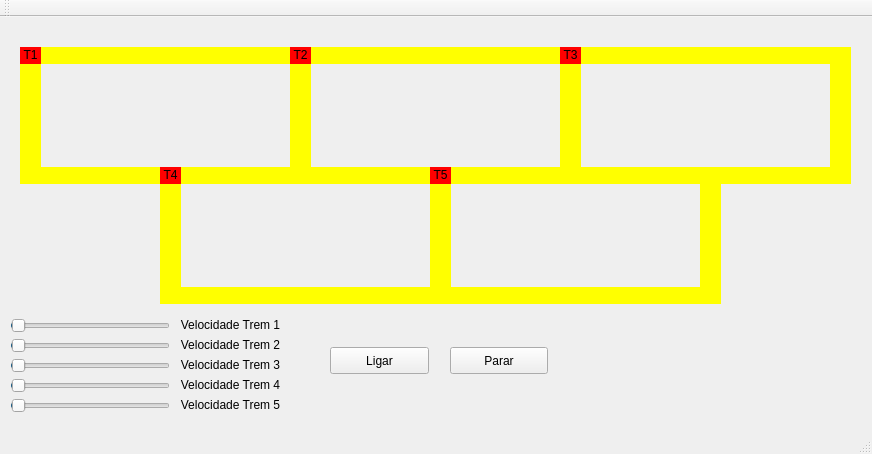
<?xml version="1.0" encoding="UTF-8"?>
<ui version="4.0">
 <class>MainWindow</class>
 <widget class="QMainWindow" name="MainWindow">
  <property name="geometry">
   <rect>
    <x>0</x>
    <y>0</y>
    <width>872</width>
    <height>454</height>
   </rect>
  </property>
  <property name="windowTitle">
   <string>MainWindow</string>
  </property>
  <widget class="QWidget" name="centralWidget">
   <widget class="QLabel" name="label_trem1">
    <property name="geometry">
     <rect>
      <x>20</x>
      <y>30</y>
      <width>21</width>
      <height>17</height>
     </rect>
    </property>
    <property name="styleSheet">
     <string notr="true">QLabel { background: red}</string>
    </property>
    <property name="text">
     <string>&lt;html&gt;&lt;head/&gt;&lt;body&gt;&lt;p align=&quot;center&quot;&gt;T1&lt;/p&gt;&lt;/body&gt;&lt;/html&gt;</string>
    </property>
   </widget>
   <widget class="QLabel" name="label_trilho1">
    <property name="geometry">
     <rect>
      <x>40</x>
      <y>30</y>
      <width>250</width>
      <height>17</height>
     </rect>
    </property>
    <property name="styleSheet">
     <string notr="true">QLabel { background: yellow}</string>
    </property>
    <property name="text">
     <string/>
    </property>
   </widget>
   <widget class="QLabel" name="label_trilho2">
    <property name="geometry">
     <rect>
      <x>40</x>
      <y>150</y>
      <width>250</width>
      <height>17</height>
     </rect>
    </property>
    <property name="styleSheet">
     <string notr="true">QLabel { background: yellow}</string>
    </property>
    <property name="text">
     <string/>
    </property>
   </widget>
   <widget class="QLabel" name="label_trilho3">
    <property name="geometry">
     <rect>
      <x>290</x>
      <y>30</y>
      <width>21</width>
      <height>137</height>
     </rect>
    </property>
    <property name="styleSheet">
     <string notr="true">QLabel { background: yellow}</string>
    </property>
    <property name="text">
     <string/>
    </property>
   </widget>
   <widget class="QLabel" name="label_trilho4">
    <property name="geometry">
     <rect>
      <x>20</x>
      <y>30</y>
      <width>21</width>
      <height>137</height>
     </rect>
    </property>
    <property name="styleSheet">
     <string notr="true">QLabel { background: yellow}</string>
    </property>
    <property name="text">
     <string/>
    </property>
   </widget>
   <widget class="QPushButton" name="pushButton">
    <property name="geometry">
     <rect>
      <x>330</x>
      <y>330</y>
      <width>99</width>
      <height>27</height>
     </rect>
    </property>
    <property name="text">
     <string>Ligar</string>
    </property>
   </widget>
   <widget class="QPushButton" name="pushButton_2">
    <property name="geometry">
     <rect>
      <x>450</x>
      <y>330</y>
      <width>98</width>
      <height>27</height>
     </rect>
    </property>
    <property name="text">
     <string>Parar</string>
    </property>
   </widget>
   <widget class="QLabel" name="label_trilho4_2">
    <property name="geometry">
     <rect>
      <x>560</x>
      <y>30</y>
      <width>21</width>
      <height>137</height>
     </rect>
    </property>
    <property name="styleSheet">
     <string notr="true">QLabel { background: yellow}</string>
    </property>
    <property name="text">
     <string/>
    </property>
   </widget>
   <widget class="QLabel" name="label_trilho1_2">
    <property name="geometry">
     <rect>
      <x>310</x>
      <y>30</y>
      <width>250</width>
      <height>17</height>
     </rect>
    </property>
    <property name="styleSheet">
     <string notr="true">QLabel { background: yellow}</string>
    </property>
    <property name="text">
     <string/>
    </property>
   </widget>
   <widget class="QLabel" name="label_trilho2_2">
    <property name="geometry">
     <rect>
      <x>310</x>
      <y>150</y>
      <width>250</width>
      <height>17</height>
     </rect>
    </property>
    <property name="styleSheet">
     <string notr="true">QLabel { background: yellow}</string>
    </property>
    <property name="text">
     <string/>
    </property>
   </widget>
   <widget class="QLabel" name="label_trem2">
    <property name="geometry">
     <rect>
      <x>290</x>
      <y>30</y>
      <width>21</width>
      <height>17</height>
     </rect>
    </property>
    <property name="styleSheet">
     <string notr="true">QLabel { background: red}</string>
    </property>
    <property name="text">
     <string>&lt;html&gt;&lt;head/&gt;&lt;body&gt;&lt;p align=&quot;center&quot;&gt;T2&lt;/p&gt;&lt;/body&gt;&lt;/html&gt;</string>
    </property>
   </widget>
   <widget class="QLabel" name="label_trilho1_3">
    <property name="geometry">
     <rect>
      <x>580</x>
      <y>30</y>
      <width>250</width>
      <height>17</height>
     </rect>
    </property>
    <property name="styleSheet">
     <string notr="true">QLabel { background: yellow}</string>
    </property>
    <property name="text">
     <string/>
    </property>
   </widget>
   <widget class="QLabel" name="label_trilho2_3">
    <property name="geometry">
     <rect>
      <x>580</x>
      <y>150</y>
      <width>250</width>
      <height>17</height>
     </rect>
    </property>
    <property name="styleSheet">
     <string notr="true">QLabel { background: yellow}</string>
    </property>
    <property name="text">
     <string/>
    </property>
   </widget>
   <widget class="QLabel" name="label_trilho4_3">
    <property name="geometry">
     <rect>
      <x>830</x>
      <y>30</y>
      <width>21</width>
      <height>137</height>
     </rect>
    </property>
    <property name="styleSheet">
     <string notr="true">QLabel { background: yellow}</string>
    </property>
    <property name="text">
     <string/>
    </property>
   </widget>
   <widget class="QLabel" name="label_trem3">
    <property name="geometry">
     <rect>
      <x>560</x>
      <y>30</y>
      <width>21</width>
      <height>17</height>
     </rect>
    </property>
    <property name="styleSheet">
     <string notr="true">QLabel { background: red}</string>
    </property>
    <property name="text">
     <string>&lt;html&gt;&lt;head/&gt;&lt;body&gt;&lt;p align=&quot;center&quot;&gt;T3&lt;/p&gt;&lt;/body&gt;&lt;/html&gt;</string>
    </property>
   </widget>
   <widget class="QLabel" name="label_trilho5">
    <property name="geometry">
     <rect>
      <x>160</x>
      <y>150</y>
      <width>21</width>
      <height>137</height>
     </rect>
    </property>
    <property name="styleSheet">
     <string notr="true">QLabel { background: yellow}</string>
    </property>
    <property name="text">
     <string/>
    </property>
   </widget>
   <widget class="QLabel" name="label_trilho8">
    <property name="geometry">
     <rect>
      <x>450</x>
      <y>270</y>
      <width>250</width>
      <height>17</height>
     </rect>
    </property>
    <property name="styleSheet">
     <string notr="true">QLabel { background: yellow}</string>
    </property>
    <property name="text">
     <string/>
    </property>
   </widget>
   <widget class="QLabel" name="label_trilho7">
    <property name="geometry">
     <rect>
      <x>430</x>
      <y>150</y>
      <width>21</width>
      <height>137</height>
     </rect>
    </property>
    <property name="styleSheet">
     <string notr="true">QLabel { background: yellow}</string>
    </property>
    <property name="text">
     <string/>
    </property>
   </widget>
   <widget class="QLabel" name="label_trilho6">
    <property name="geometry">
     <rect>
      <x>180</x>
      <y>270</y>
      <width>250</width>
      <height>17</height>
     </rect>
    </property>
    <property name="styleSheet">
     <string notr="true">QLabel { background: yellow}</string>
    </property>
    <property name="text">
     <string/>
    </property>
   </widget>
   <widget class="QLabel" name="label_trilho9">
    <property name="geometry">
     <rect>
      <x>700</x>
      <y>150</y>
      <width>21</width>
      <height>137</height>
     </rect>
    </property>
    <property name="styleSheet">
     <string notr="true">QLabel { background: yellow}</string>
    </property>
    <property name="text">
     <string/>
    </property>
   </widget>
   <widget class="QLabel" name="label_trem4">
    <property name="geometry">
     <rect>
      <x>160</x>
      <y>150</y>
      <width>21</width>
      <height>17</height>
     </rect>
    </property>
    <property name="styleSheet">
     <string notr="true">QLabel { background: red}</string>
    </property>
    <property name="text">
     <string>&lt;html&gt;&lt;head/&gt;&lt;body&gt;&lt;p align=&quot;center&quot;&gt;T4&lt;/p&gt;&lt;/body&gt;&lt;/html&gt;</string>
    </property>
   </widget>
   <widget class="QLabel" name="label_trem5">
    <property name="geometry">
     <rect>
      <x>430</x>
      <y>150</y>
      <width>21</width>
      <height>17</height>
     </rect>
    </property>
    <property name="styleSheet">
     <string notr="true">QLabel { background: red}</string>
    </property>
    <property name="text">
     <string>&lt;html&gt;&lt;head/&gt;&lt;body&gt;&lt;p align=&quot;center&quot;&gt;T5&lt;/p&gt;&lt;/body&gt;&lt;/html&gt;</string>
    </property>
   </widget>
   <widget class="QSlider" name="veloControlTrem1">
    <property name="geometry">
     <rect>
      <x>10</x>
      <y>300</y>
      <width>160</width>
      <height>17</height>
     </rect>
    </property>
    <property name="minimum">
     <number>0</number>
    </property>
    <property name="maximum">
     <number>100</number>
    </property>
    <property name="sliderPosition">
     <number>1</number>
    </property>
    <property name="orientation">
     <enum>Qt::Horizontal</enum>
    </property>
    <property name="invertedControls">
     <bool>false</bool>
    </property>
   </widget>
   <widget class="QLabel" name="label">
    <property name="geometry">
     <rect>
      <x>170</x>
      <y>300</y>
      <width>121</width>
      <height>16</height>
     </rect>
    </property>
    <property name="text">
     <string>&lt;html&gt;&lt;head/&gt;&lt;body&gt;&lt;p align=&quot;center&quot;&gt;Velocidade Trem 1&lt;/p&gt;&lt;/body&gt;&lt;/html&gt;</string>
    </property>
   </widget>
   <widget class="QLabel" name="label_2">
    <property name="geometry">
     <rect>
      <x>170</x>
      <y>320</y>
      <width>121</width>
      <height>16</height>
     </rect>
    </property>
    <property name="text">
     <string>&lt;html&gt;&lt;head/&gt;&lt;body&gt;&lt;p align=&quot;center&quot;&gt;Velocidade Trem 2&lt;/p&gt;&lt;/body&gt;&lt;/html&gt;</string>
    </property>
   </widget>
   <widget class="QSlider" name="veloControlTrem2">
    <property name="geometry">
     <rect>
      <x>10</x>
      <y>320</y>
      <width>160</width>
      <height>17</height>
     </rect>
    </property>
    <property name="minimum">
     <number>0</number>
    </property>
    <property name="maximum">
     <number>99</number>
    </property>
    <property name="sliderPosition">
     <number>1</number>
    </property>
    <property name="orientation">
     <enum>Qt::Horizontal</enum>
    </property>
   </widget>
   <widget class="QSlider" name="veloControlTrem3">
    <property name="geometry">
     <rect>
      <x>10</x>
      <y>340</y>
      <width>160</width>
      <height>17</height>
     </rect>
    </property>
    <property name="minimum">
     <number>0</number>
    </property>
    <property name="maximum">
     <number>99</number>
    </property>
    <property name="sliderPosition">
     <number>1</number>
    </property>
    <property name="orientation">
     <enum>Qt::Horizontal</enum>
    </property>
   </widget>
   <widget class="QSlider" name="veloControlTrem4">
    <property name="geometry">
     <rect>
      <x>10</x>
      <y>360</y>
      <width>160</width>
      <height>17</height>
     </rect>
    </property>
    <property name="minimum">
     <number>0</number>
    </property>
    <property name="maximum">
     <number>99</number>
    </property>
    <property name="sliderPosition">
     <number>1</number>
    </property>
    <property name="orientation">
     <enum>Qt::Horizontal</enum>
    </property>
   </widget>
   <widget class="QSlider" name="veloControlTrem5">
    <property name="geometry">
     <rect>
      <x>10</x>
      <y>380</y>
      <width>160</width>
      <height>17</height>
     </rect>
    </property>
    <property name="minimum">
     <number>0</number>
    </property>
    <property name="maximum">
     <number>99</number>
    </property>
    <property name="sliderPosition">
     <number>1</number>
    </property>
    <property name="orientation">
     <enum>Qt::Horizontal</enum>
    </property>
   </widget>
   <widget class="QLabel" name="label_3">
    <property name="geometry">
     <rect>
      <x>170</x>
      <y>340</y>
      <width>121</width>
      <height>16</height>
     </rect>
    </property>
    <property name="text">
     <string>&lt;html&gt;&lt;head/&gt;&lt;body&gt;&lt;p align=&quot;center&quot;&gt;Velocidade Trem 3&lt;/p&gt;&lt;/body&gt;&lt;/html&gt;</string>
    </property>
   </widget>
   <widget class="QLabel" name="label_4">
    <property name="geometry">
     <rect>
      <x>170</x>
      <y>360</y>
      <width>121</width>
      <height>16</height>
     </rect>
    </property>
    <property name="text">
     <string>&lt;html&gt;&lt;head/&gt;&lt;body&gt;&lt;p align=&quot;center&quot;&gt;Velocidade Trem 4&lt;/p&gt;&lt;/body&gt;&lt;/html&gt;</string>
    </property>
   </widget>
   <widget class="QLabel" name="label_5">
    <property name="geometry">
     <rect>
      <x>170</x>
      <y>380</y>
      <width>121</width>
      <height>16</height>
     </rect>
    </property>
    <property name="text">
     <string>&lt;html&gt;&lt;head/&gt;&lt;body&gt;&lt;p align=&quot;center&quot;&gt;Velocidade Trem 5&lt;/p&gt;&lt;/body&gt;&lt;/html&gt;</string>
    </property>
   </widget>
   <zorder>label_trilho9</zorder>
   <zorder>label_trilho7</zorder>
   <zorder>label_trilho5</zorder>
   <zorder>label_trilho1</zorder>
   <zorder>label_trilho2</zorder>
   <zorder>label_trilho3</zorder>
   <zorder>label_trilho4</zorder>
   <zorder>label_trem1</zorder>
   <zorder>pushButton</zorder>
   <zorder>pushButton_2</zorder>
   <zorder>label_trilho4_2</zorder>
   <zorder>label_trilho1_2</zorder>
   <zorder>label_trilho2_2</zorder>
   <zorder>label_trem2</zorder>
   <zorder>label_trilho1_3</zorder>
   <zorder>label_trilho2_3</zorder>
   <zorder>label_trilho4_3</zorder>
   <zorder>label_trem3</zorder>
   <zorder>label_trilho8</zorder>
   <zorder>label_trilho6</zorder>
   <zorder>label_trem4</zorder>
   <zorder>label_trem5</zorder>
   <zorder>veloControlTrem1</zorder>
   <zorder>label</zorder>
   <zorder>label_2</zorder>
   <zorder>veloControlTrem2</zorder>
   <zorder>veloControlTrem3</zorder>
   <zorder>veloControlTrem4</zorder>
   <zorder>veloControlTrem5</zorder>
   <zorder>label_3</zorder>
   <zorder>label_4</zorder>
   <zorder>label_5</zorder>
  </widget>
  <widget class="QMenuBar" name="menuBar">
   <property name="geometry">
    <rect>
     <x>0</x>
     <y>0</y>
     <width>872</width>
     <height>22</height>
    </rect>
   </property>
  </widget>
  <widget class="QToolBar" name="mainToolBar">
   <attribute name="toolBarArea">
    <enum>TopToolBarArea</enum>
   </attribute>
   <attribute name="toolBarBreak">
    <bool>false</bool>
   </attribute>
  </widget>
  <widget class="QStatusBar" name="statusBar"/>
 </widget>
 <layoutdefault spacing="6" margin="11"/>
 <resources/>
 <connections/>
</ui>
